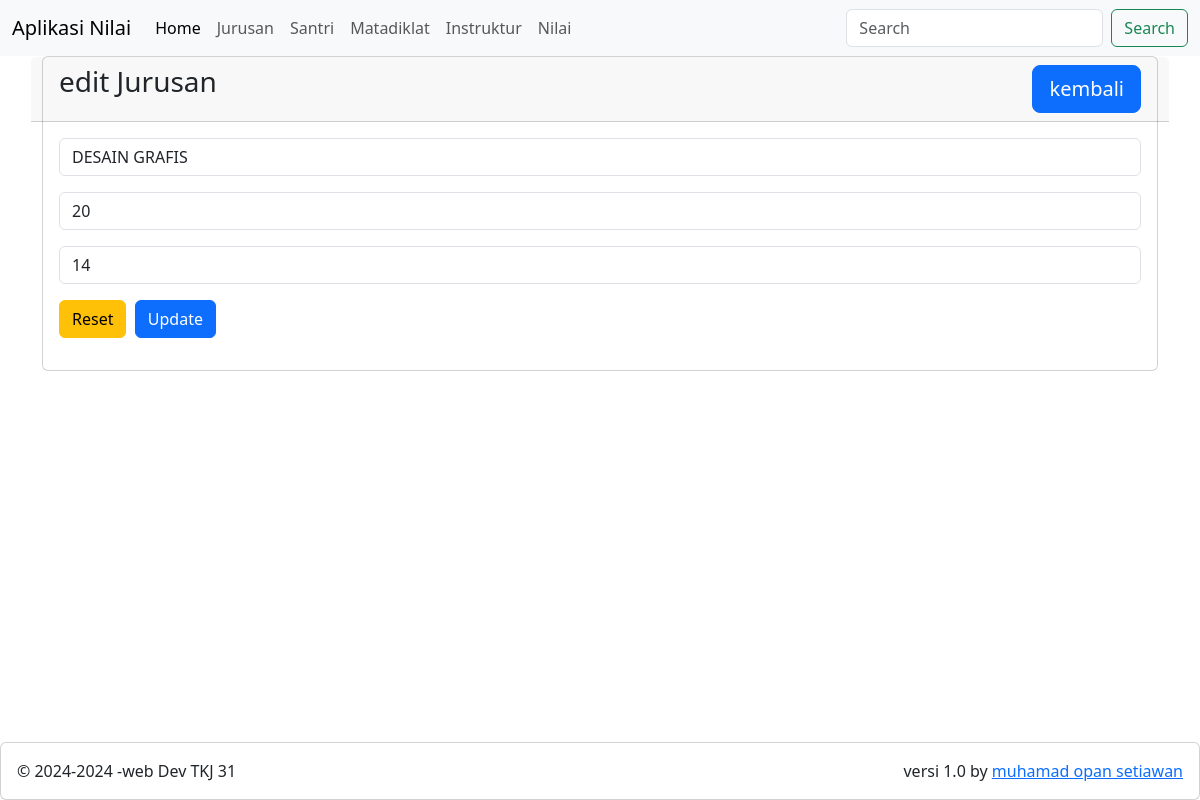
The page /?m=jurusan&s=edit&id=10 on the database its author committed.
### tables this page shows
CREATE TABLE `majors` (
  `id` int(11) NOT NULL,
  `name` varchar(75) DEFAULT NULL,
  `capacity` int(11) DEFAULT NULL,
  `fill` int(11) DEFAULT NULL
);

### jurusan/edit.php (the view, shortened to what this page needs)
<div class="row">
    <div class="col-12">
        <div class="card">
            <div class="card-header row">
                <div class="card-title h3 col-8">edit Jurusan</div>
                <div class="col-4">
                    <a href="?m=Jurusan&s=add" class="btn btn-lg btn-primary float-end">kembali</a>
                </div>
            </div>
            <?php
            include_once('config.php');
            $id = $_GET['id'];
            $sql = "SELECT * FROM majors WHERE id='$id'";
            $query = mysqli_query($con, $sql);
            $r = mysqli_fetch_array($query);
            ?>
            <div class="card-body">
                <form action="?m=jurusan&s=update" method="post">
                    <div class="mb-3">
                        <input type="text" name="name" value="<?=$r['name']?>" class="form-control" placeholder="Nama Jurusan" required
                            autofocus>
                    </div>
                    <div class="mb-3">
                        <input type="number" name="capacity" value="<?=$r['capacity']?>" class="form-control" placeholder="kapasitas" required>
                    </div>
                    <div class="mb-3">
                        <input type="number" name="fill" value="<?=$r['fill']?>" class="form-control" placeholder="Terisi">
                    </div>
                    <div class="mb-3">
                        <input type="reset" class="btn btn-warning">&nbsp;
                        <input type="submit" name="update" value="Update" class="btn btn-primary">
                    </div>
                </form>
            </div>
        </div>
    </div>

### rows shown on the page
majors: name "DESAIN GRAFIS", capacity "20", fill "14"
